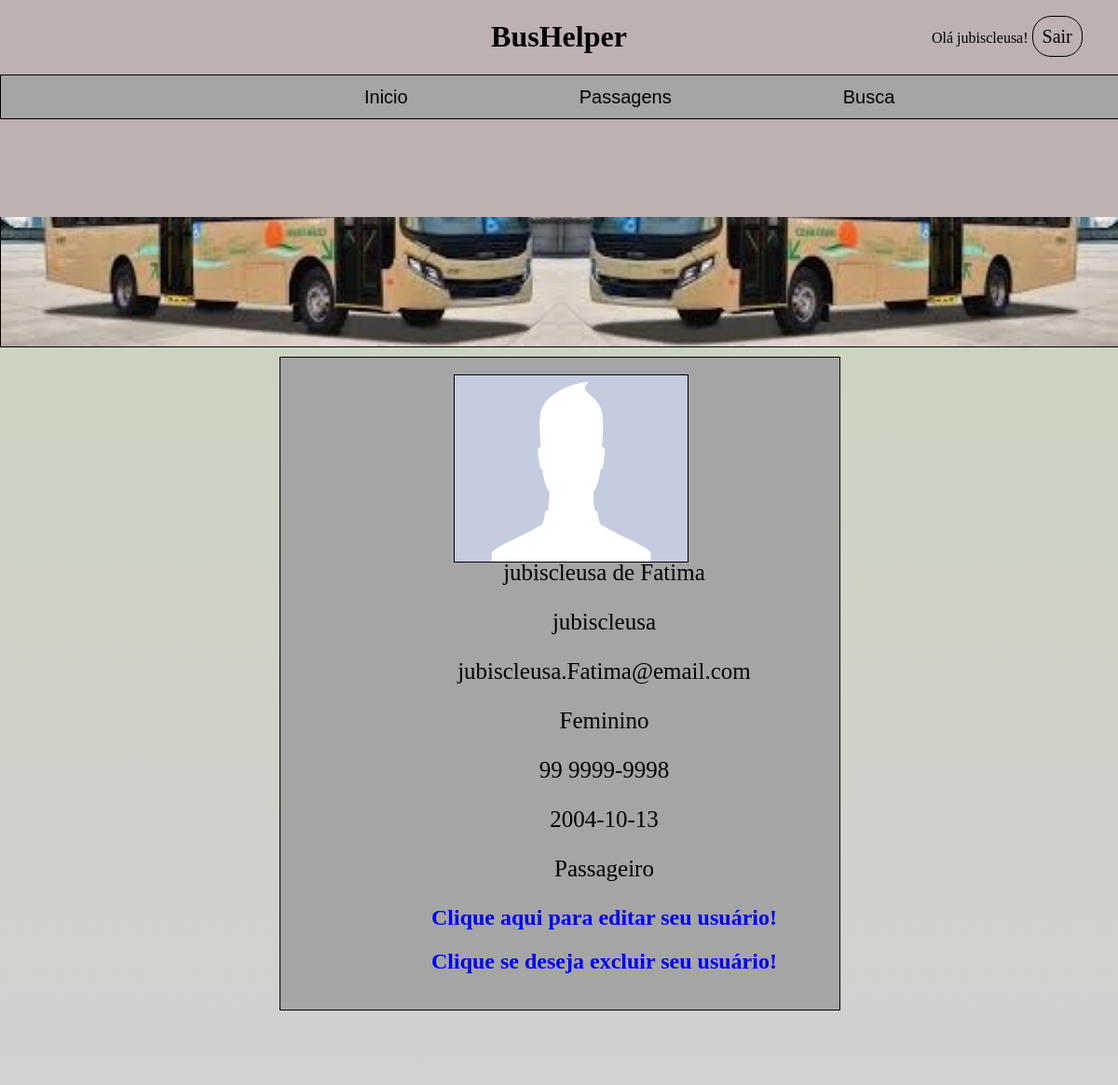
Screenshot of /Usuario.php (signed in) with the database file from the repository.
### tables this page shows
CREATE TABLE `usuario` (
  `id_Usuario` int(11) NOT NULL,
  `nome_completo` varchar(45) NOT NULL,
  `login` varchar(45) NOT NULL,
  `email` varchar(45) NOT NULL,
  `senha` varchar(45) NOT NULL,
  `sexo` varchar(45) NOT NULL,
  `telefone` varchar(45) NOT NULL,
  `CNH_Motorista` varchar(11) NOT NULL,
  `tipo_carteira` varchar(1) NOT NULL,
  `data_nasc` varchar(10) NOT NULL
);

CREATE TABLE `tipo_usuario` (
  `idTipo_Usuario` int(11) NOT NULL,
  `Descricao` varchar(45) DEFAULT NULL,
  `Usuario_id_Usuario` int(11) NOT NULL,
  `especialização_idespecialização` int(11) NOT NULL
);

### Usuario.php (the view, shortened to what this page needs)
<!DOCTYPE html>
<html>
<head>
	<link rel="stylesheet" type="text/css" href="Usuario.css">
</head>
<body>
		<?php
    $dbhost = "localhost";
    $dbuser = "root";
    $dbpassword = "";
    $dbname = "bd_tcc_gujo_20";
    $link = mysqli_connect($dbhost, $dbuser, $dbpassword, $dbname) or die('Error
    connecting to MySQL Server.');
	$UserId = $_SESSION['user_id'];
	$query = "select id_Usuario, nome_completo, login, email, sexo, telefone, data_nasc, tipo_carteira, CNH_Motorista, Descricao from usuario, tipo_usuario where tipo_usuario.Usuario_id_Usuario = usuario.id_Usuario and id_Usuario = '$UserId';";
	$result = mysqli_query( $link, $query ) or die('Falha, Por favor reinicie a pagina e tente novamente');
    		$Ola = $_SESSION['user_id'];
	    $queryOla = "SELECT id_Usuario, login from usuario Where id_Usuario = '$Ola';";
		$resultOla = mysqli_query( $link, $queryOla ) or die('Falha 1, Por favor reinicie a pagina e tente novamente');
    		while ( $rowOla = mysqli_fetch_assoc( $resultOla ) ) {
			$tabelaOla[] = $rowOla;
			}
		if ($tabelaOla) {
			foreach($tabelaOla as $colunaOla) {
		$OlaUsuario = $colunaOla["login"];
	}
	}
    ?>
	<div class="header">
	<nav id="nav">
		<ul>
			<li> Olá <?php echo $OlaUsuario; ?>! </li>
			<li><a href="Logout.php">Sair</a></li>
		</ul>
	</nav>
	<h1>BusHelper</h1>
		<div class="header_1">
		<nav id="nav_1">
	<ul>
			<li><a href="Inicio.php">Inicio</a></li>
			<li><a href="Passagem.php">Passagens</a></li>
			<li><a href="Busca.php">Busca</a></li>
		</ul>
	</nav>
	</div>
	</div>
	<div class="box1">
 <img class="img" src="Onibus.png" alt="Ônibus" title="Ônibus">
	</div>
	<div class="box2">
		<div class="Box2_1">
	<img class="perfil" src="perfil.jpg" alt="Imagem de Perfil" title="Imagem de Perfil">
	<div class="Box2_1_1">
	<?php
		while ( $row = mysqli_fetch_assoc( $result ) ) {
	$tabela[] = $row;
	}
if ($tabela) {
	foreach($tabela as $coluna) {
	?>
<p><?php echo $coluna["nome_completo"]; ?></p>
<p><?php echo $coluna["login"]; ?></p>
<p><?php echo $coluna["email"]; ?></p>
<p><?php echo $coluna["sexo"]; ?></p>
<p><?php echo $coluna["telefone"]; ?></p>
<p><?php echo $coluna["data_nasc"]; ?></p>
<p><?php echo $coluna["Descricao"]; ?></p>
<h2><a href="Edicao.php">Clique aqui para editar seu usuário!</a></h2>
<h2><a href="Delete.php">Clique se deseja excluir seu usuário!</a></h2>
	<?php
	}
	}
?>
</div>
</div>
	</div>
</body>
</html>

### Usuario.css (style rules this page uses)
body { background-color: #BDB1B1; margin: 0; }
h1 { text-align: center; }
.header { width: 100%; height: 20%; margin-bottom: 80%; background-color: #BDB1B1; position: fixed; }
#nav { width: 20%; height: 99%; margin-top: 1%; margin-left: 80%; position: fixed; }
#nav ul { list-style:none; }
#nav ul li { display: inline; }
#nav ul li a { width: 52px; height: 26px; background: rgba(255,255,255,0); border: 1px solid #000000; border-radius: 20px; text-decoration: none; font-size: 20px; padding: 10px; color: #000000; }
.box1 { height: 97%; margin-bottom: -1%; }
.img { width: 100%; height: 90.5%; margin-top: 9.5%; border: 1px solid #000000; }
.box2 { height: 800px; background: linear-gradient(#CBD4C0,#D2D0D0); }
.Box2_1 { width: 50%; margin-right: 25%; margin-left: 25%; height: 700px; background: #A5A5A5; border: 1px solid #000000; border-radius: 0px; display: flex; flex-direction: row; }
.header_1 { height: 46px; background-color: #A5A5A5; border: 1px solid #000000; border-radius: 0px; position: fixed; display: flex; flex-direction: row; }
#nav_1 { width: 2000px; }
#nav_1 ul { list-style:none; width:70%; height:12.5px; margin:0 auto; padding: 12px; }
#nav_1 ul li { margin-top: 10%; display: inline; padding:90px; }
#nav_1 ul li a { color:black; font-family:sans-serif; font-size:20px; text-decoration:none; }
.perfil { width: 250px; height: 200px; margin-top: 3%; margin-left: 31%; border: 1px solid #000000; }
.Box2_1_1 { height: 60%; margin-top: 32%; margin-left: -46%; border-radius: 0px; flex-direction: row; }
p { text-align: center; color: #000000; font-size: 25px; }
a { text-decoration: none; }

### rows the page displays
usuario: login "jubiscleusa"
tipo_usuario: Usuario_id_Usuario.nome_completo "jubiscleusa de Fatima", Usuario_id_Usuario.login "jubiscleusa", Usuario_id_Usuario.email "jubiscleusa.Fatima@email.com", Usuario_id_Usuario.sexo "Feminino", Usuario_id_Usuario.telefone "99 9999-9998", Usuario_id_Usuario.data_nasc "2004-10-13", Descricao "Passageiro"
